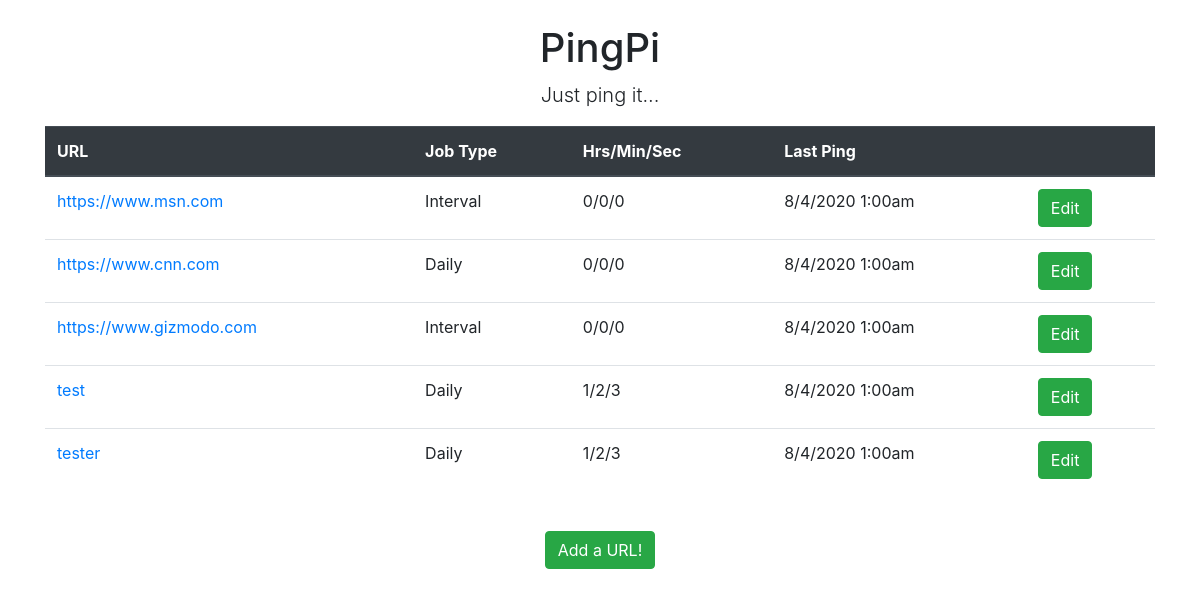
Before: / with the older database file.
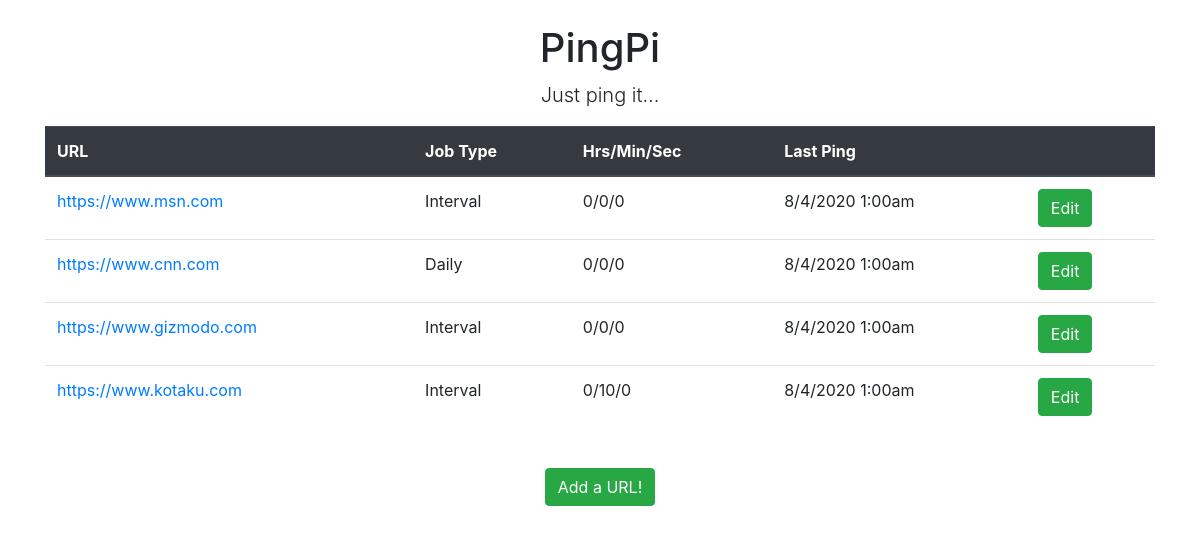
After: the same page with the newer database file.
### application/models.py (models this page shows)
class Website(db.Model):
    id = db.Column(db.Integer(), primary_key=True)
    url = db.Column(db.String(), unique=True, nullable=False)
    job_type = db.Column(db.String(10), nullable=False)
    hours = db.Column(db.Integer(), nullable=False, default=0)
    minutes = db.Column(db.Integer(), nullable=False, default=0)
    seconds = db.Column(db.Integer(), nullable=False, default=0)

### application/routes.py (the view)
@app.route('/')
def index():
    data = {
        'sites' : ping_pi.get_all_websites()
    }
    return render_template('index.html', data=data)

### application/ping_pi.py (called while the page is built)
    def get_all_websites(self):
        query = self.db.session.query(Website).all()
        return query

### application/templates/index.html (shortened to what this page needs)
{% extends 'base.html' %}
{% block content %}
<div class="container">
    <div class="text-center">
        <div class="mt-4">
            <h1 class="text-center">PingPi</h1>
            <p style="font-size: 1.25em; font-weight:300;">Just ping it...</p>
        </div>
    </div>
    {% if data.sites %}
    <div class="table-responsive">
        <table class="table">
            <thead class="thead-dark">
                <tr>
                    <th scope="col">URL</th>
                    <th scope="col">Job Type</th>
                    <th scope="col">Hrs/Min/Sec</th>
                    <th scope="col">Last Ping</th>
                    <th scope="col"></th>
                </tr>
            </thead>
            <tbody>
                {% for site in data.sites %}
                <tr>
                    <td><a href="{{ site.url }}" target="_blank">{{ site.url }}</a></td>
                    {% if site.job_type == 'cron' %}
                    <td>Daily</td>
                    {% elif site.job_type == 'interval' %}
                    <td>Interval</td>
                    {% endif %}
                    <td>{{ site.hours }}/{{ site.minutes }}/{{ site.seconds }}</td>
                    <td>8/4/2020 1:00am</td>
                    <td><button type="button" class="edit-button btn btn-success" data-site-id="{{ site.id }}" data-toggle="modal" data-target="#modal">Edit</button></td>
                </tr>
                {% endfor %}
            </tbody>
        </table>
    </div>
    {% endif %}
    <div class="text-center mt-4">
        <button type="button" class="add-button btn btn-success mx-auto" data-toggle="modal" data-target="#modal">Add a URL!</button>
    </div>
</div>
{% endblock %}

### application/templates/base.html (shortened to what this page needs)
<!doctype html>
<html lang="en">
<head>
    <link rel="stylesheet" href="https://stackpath.bootstrapcdn.com/bootstrap/4.5.0/css/bootstrap.min.css">
    <link rel="stylesheet" href="{{ url_for('static', filename='main.css') }}">
</head>
<body>
    {% block content %}{% endblock %}
</body>
</html>

Changed rows visible on the page:
removed Website: url "test", job_type "Daily", hours "1", minutes "2", seconds "3"
removed Website: url "tester", job_type "Daily", hours "1", minutes "2", seconds "3"
added Website: url "https://www.kotaku.com", job_type "Interval", hours "0", minutes "10", seconds "0"
